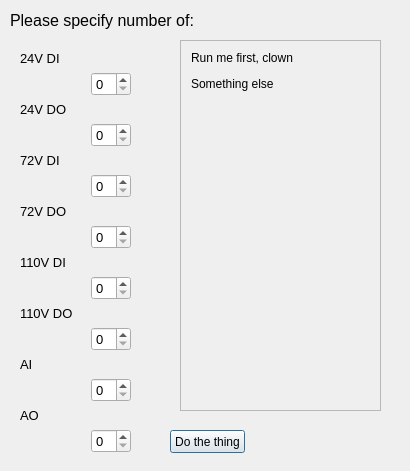
<?xml version="1.0" encoding="UTF-8"?>
<ui version="4.0">
 <class>Dialog</class>
 <widget class="QDialog" name="Dialog">
  <property name="geometry">
   <rect>
    <x>0</x>
    <y>0</y>
    <width>410</width>
    <height>471</height>
   </rect>
  </property>
  <property name="windowTitle">
   <string>Dialog</string>
  </property>
  <widget class="QLabel" name="label_2">
   <property name="geometry">
    <rect>
     <x>10</x>
     <y>10</y>
     <width>191</width>
     <height>21</height>
    </rect>
   </property>
   <property name="font">
    <font>
     <pointsize>12</pointsize>
    </font>
   </property>
   <property name="text">
    <string>Please specify number of:</string>
   </property>
  </widget>
  <widget class="QPushButton" name="pushButton">
   <property name="geometry">
    <rect>
     <x>170</x>
     <y>430</y>
     <width>75</width>
     <height>23</height>
    </rect>
   </property>
   <property name="text">
    <string>Do the thing</string>
   </property>
  </widget>
  <widget class="QScrollArea" name="scrollArea">
   <property name="geometry">
    <rect>
     <x>180</x>
     <y>40</y>
     <width>201</width>
     <height>371</height>
    </rect>
   </property>
   <property name="widgetResizable">
    <bool>true</bool>
   </property>
   <widget class="QWidget" name="scrollAreaWidgetContents">
    <property name="geometry">
     <rect>
      <x>0</x>
      <y>0</y>
      <width>199</width>
      <height>369</height>
     </rect>
    </property>
    <widget class="QLabel" name="label_10">
     <property name="geometry">
      <rect>
       <x>10</x>
       <y>10</y>
       <width>171</width>
       <height>351</height>
      </rect>
     </property>
     <property name="text">
      <string>&lt;html&gt;&lt;head/&gt;&lt;body&gt;&lt;p&gt;Run me first, clown&lt;/p&gt;&lt;p&gt;Something else&lt;/p&gt;&lt;p&gt;&lt;br/&gt;&lt;/p&gt;&lt;/body&gt;&lt;/html&gt;</string>
     </property>
     <property name="alignment">
      <set>Qt::AlignLeading|Qt::AlignLeft|Qt::AlignTop</set>
     </property>
    </widget>
   </widget>
  </widget>
  <widget class="QWidget" name="">
   <property name="geometry">
    <rect>
     <x>20</x>
     <y>51</y>
     <width>111</width>
     <height>411</height>
    </rect>
   </property>
   <layout class="QFormLayout" name="formLayout">
    <property name="fieldGrowthPolicy">
     <enum>QFormLayout::FieldsStayAtSizeHint</enum>
    </property>
    <property name="labelAlignment">
     <set>Qt::AlignLeading|Qt::AlignLeft|Qt::AlignVCenter</set>
    </property>
    <property name="formAlignment">
     <set>Qt::AlignLeading|Qt::AlignLeft|Qt::AlignTop</set>
    </property>
    <property name="horizontalSpacing">
     <number>52</number>
    </property>
    <property name="verticalSpacing">
     <number>6</number>
    </property>
    <item row="0" column="0" colspan="2">
     <widget class="QLabel" name="label">
      <property name="font">
       <font>
        <pointsize>10</pointsize>
       </font>
      </property>
      <property name="text">
       <string>24V DI</string>
      </property>
     </widget>
    </item>
    <item row="1" column="1">
     <widget class="QSpinBox" name="DI24">
      <property name="font">
       <font>
        <pointsize>10</pointsize>
       </font>
      </property>
     </widget>
    </item>
    <item row="2" column="0" colspan="2">
     <widget class="QLabel" name="label_3">
      <property name="font">
       <font>
        <pointsize>10</pointsize>
       </font>
      </property>
      <property name="text">
       <string>24V DO</string>
      </property>
     </widget>
    </item>
    <item row="3" column="1">
     <widget class="QSpinBox" name="DO24">
      <property name="font">
       <font>
        <pointsize>10</pointsize>
       </font>
      </property>
     </widget>
    </item>
    <item row="4" column="0" colspan="2">
     <widget class="QLabel" name="label_4">
      <property name="font">
       <font>
        <pointsize>10</pointsize>
       </font>
      </property>
      <property name="text">
       <string>72V DI</string>
      </property>
     </widget>
    </item>
    <item row="5" column="1">
     <widget class="QSpinBox" name="DI72">
      <property name="font">
       <font>
        <pointsize>10</pointsize>
       </font>
      </property>
     </widget>
    </item>
    <item row="6" column="0" colspan="2">
     <widget class="QLabel" name="label_5">
      <property name="font">
       <font>
        <pointsize>10</pointsize>
       </font>
      </property>
      <property name="text">
       <string>72V DO</string>
      </property>
     </widget>
    </item>
    <item row="7" column="1">
     <widget class="QSpinBox" name="DO72">
      <property name="font">
       <font>
        <pointsize>10</pointsize>
       </font>
      </property>
     </widget>
    </item>
    <item row="8" column="0" colspan="2">
     <widget class="QLabel" name="label_6">
      <property name="font">
       <font>
        <pointsize>10</pointsize>
       </font>
      </property>
      <property name="text">
       <string>110V DI</string>
      </property>
     </widget>
    </item>
    <item row="9" column="1">
     <widget class="QSpinBox" name="DI110">
      <property name="font">
       <font>
        <pointsize>10</pointsize>
       </font>
      </property>
     </widget>
    </item>
    <item row="10" column="0" colspan="2">
     <widget class="QLabel" name="label_7">
      <property name="font">
       <font>
        <pointsize>10</pointsize>
       </font>
      </property>
      <property name="text">
       <string>110V DO</string>
      </property>
     </widget>
    </item>
    <item row="11" column="1">
     <widget class="QSpinBox" name="DO110">
      <property name="font">
       <font>
        <pointsize>10</pointsize>
       </font>
      </property>
     </widget>
    </item>
    <item row="12" column="0">
     <widget class="QLabel" name="label_8">
      <property name="font">
       <font>
        <pointsize>10</pointsize>
       </font>
      </property>
      <property name="text">
       <string>AI</string>
      </property>
     </widget>
    </item>
    <item row="13" column="1">
     <widget class="QSpinBox" name="AI">
      <property name="font">
       <font>
        <pointsize>10</pointsize>
       </font>
      </property>
     </widget>
    </item>
    <item row="14" column="0">
     <widget class="QLabel" name="label_9">
      <property name="font">
       <font>
        <pointsize>10</pointsize>
       </font>
      </property>
      <property name="text">
       <string>AO</string>
      </property>
     </widget>
    </item>
    <item row="15" column="1">
     <widget class="QSpinBox" name="AO">
      <property name="font">
       <font>
        <pointsize>10</pointsize>
       </font>
      </property>
     </widget>
    </item>
   </layout>
  </widget>
 </widget>
 <resources/>
 <connections/>
</ui>
